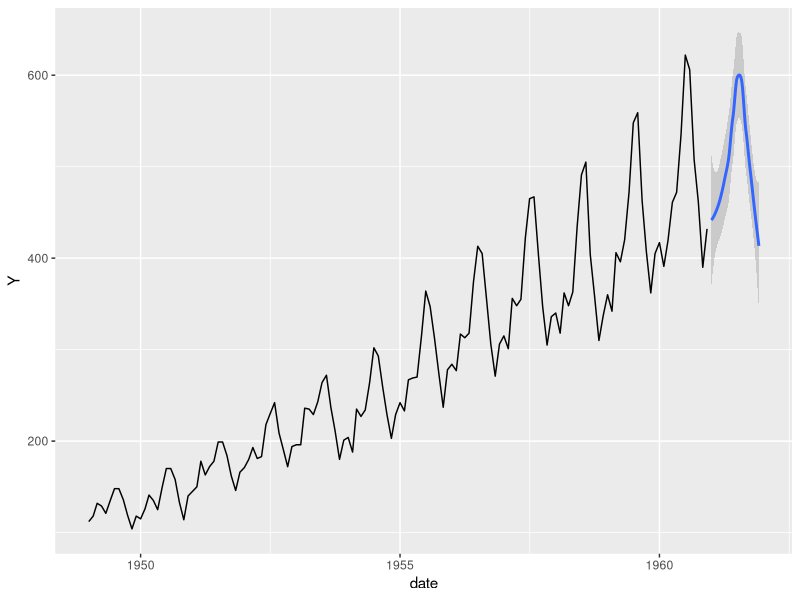

The R script that drew this image:
library(forecast)
library(zoo)
library(ggplot2)

#Putting the Air Passengers time series dataset 
AP <- AirPassengers

#Checking the class of the dataset
class(AP)

#Forecasting the twelve months out
AP_12 <- forecast(AirPassengers, 12)

#Storing the results to the forecast
AP_12 <- ts(AP_12$mean, start=1961, frequency = 12)

#Adding the results onto the old air passengers dataset
AP_72 <- ts(c(AP, AP_12), start=1949, frequency = 12)

#Looking at the result
AP_72

#Creating an expanded time series data frame with a forecast
df <- data.frame(date=as.Date(time(AP_72)), Y=as.matrix(AP_72))

#Plotting the time series data frame using a line chart and smooth chart
ggplot() + 
  geom_line(data=df[df$date<"1961-01-01",], aes(x=date, y=Y)) + 
  geom_smooth(data = df[df$date>="1961-01-01",], aes(date,Y))
